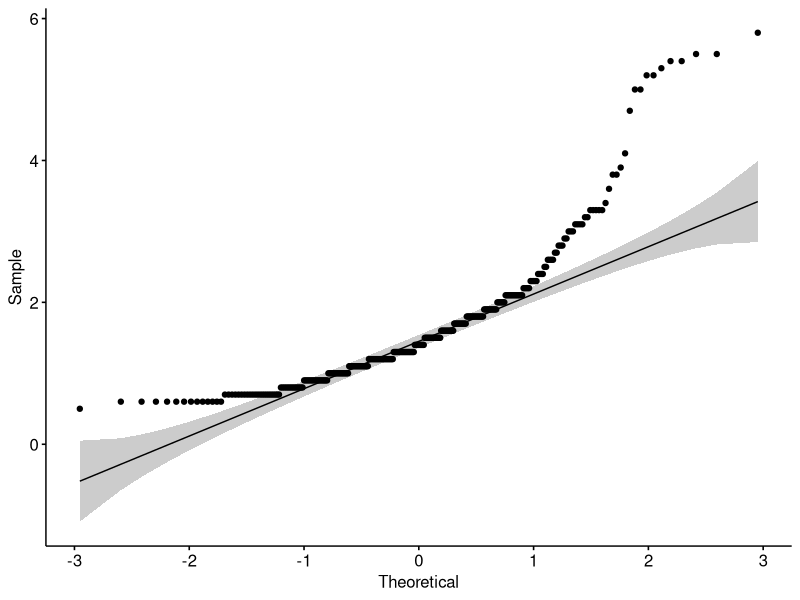
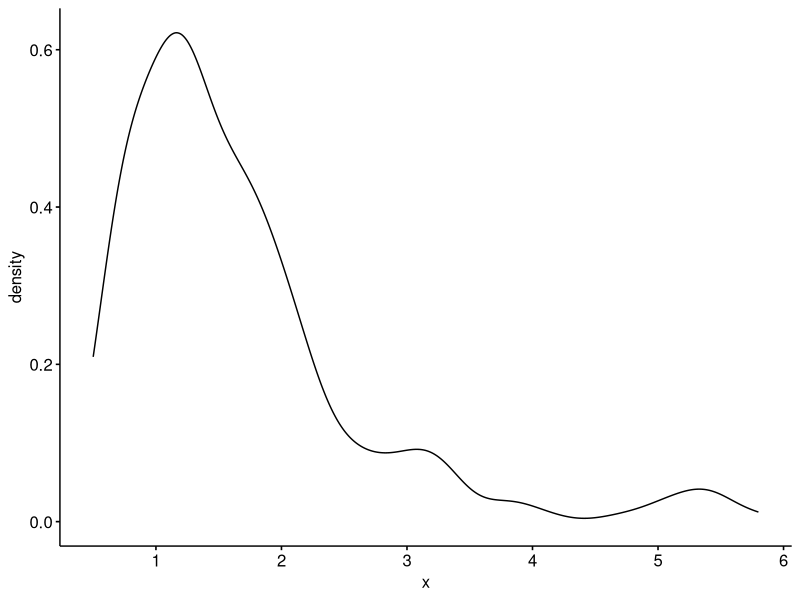

Here is the R script that generated these plots, in order: (Note: this script raises an error after producing the figures.)
## ---- chunk 1
library(tidyverse)
library(ggplot2)
#install.packages("gganimate")
#library(gganimate)
library("ggpubr")
library(ggsci)
## ---- chunk 2
setwd("~/OneDrive\ -\ Michigan\ State\ University/Manning_lab/Mastitis_project/GitHub/data/assembly")

#merging 2 files same ID --> first column on both files
metaquast_ref =read.table("metaquast_reference.csv", sep = ",", header = TRUE,  na.strings = "",check.names = F) 
metaquast_noalign =read.table("metaquast_not_aligned.csv", sep = ",", header = TRUE,  na.strings = "",check.names = F) 
metaquast_combref =read.table("metaquast_combined_reference.csv", sep = ",", header = TRUE,  na.strings = "",check.names = F) 
## ---- chunk 3
shapiro.test(metaquast_ref$`N50 (Kbp)`) #significant p-value = non normal
## ---- chunk 4
ggqqplot(metaquast_ref$`N50 (Kbp)`) #Q-Q plot (or quantile-quantile plot) draws the correlation between a given sample and the normal distribution. A 45-degree reference line is also plotted.
#http://www.sthda.com/english/wiki/normality-test-in-r
## ---- chunk 5
ggdensity(metaquast_ref$`N50 (Kbp)`)
#if it is not normal use nonparametric methods = Wilcoxon
## ---- chunk 6
total = metaquast_combref %>%
  select(assembler, `N50 (Kbp)`)
wilcox.test(data = total,  `N50 (Kbp)` ~ assembler, alternative = c("two.sided", "less", "greater"), paired = F, conf.level = 0.95)

#the total CFU/g is greather in Group A in block 5. The other blocks had similar number of CFU between groups. No significant fdifference overall
## ---- chunk 7
N50_ref = metaquast_ref %>%
  ggplot(aes(y = `N50 (Kbp)`, x = assembler, fill = assembler)) + 
  geom_boxplot(outlier.shape = NA) + 
  geom_point(alpha=0.2, position =  position_jitterdodge(), size = 2.5) +
 labs(x="Assembler",fill = "Assembler") + 
  theme(panel.grid.major = element_blank(), panel.grid.minor = element_blank()) + 
  theme_classic() + 
  theme(axis.text = element_text(colour = "black"), strip.text = element_text(colour = "black"),legend.position = "none") +
  stat_compare_means(label.y = 6, label.x.npc = .3) +
  scale_fill_aaas()
N50_ref
## ---- chunk 8
L75_ref = metaquast_ref %>%
  ggplot(aes(y = `L75 (K)`, x = assembler, fill = assembler)) + 
  geom_boxplot(outlier.shape = NA) + 
  geom_point(alpha=0.2, position =  position_jitterdodge(), size = 2.5) +
 labs(x="Assembler",fill = "Assembler") + 
  theme(panel.grid.major = element_blank(), panel.grid.minor = element_blank()) + 
  theme_classic() + 
  theme(axis.text = element_text(colour = "black"), strip.text = element_text(colour = "black"),legend.position = "none") +
  stat_compare_means(label.y = 1100, label.x.npc = .3) +
  scale_fill_aaas()
L75_ref
## ---- chunk 9
largest_ref = metaquast_ref %>%
  ggplot(aes(y = `Largest contig (Kbp)`, x = assembler, fill = assembler)) + 
  geom_boxplot(outlier.shape = NA) + 
  geom_point(alpha=0.2, position =  position_jitterdodge(), size = 2.5) +
 labs(x="Assembler",fill = "Assembler") + 
  theme(panel.grid.major = element_blank(), panel.grid.minor = element_blank()) + 
  theme_classic() + 
  theme(axis.text = element_text(colour = "black"), strip.text = element_text(colour = "black"),legend.position = "none") +
  stat_compare_means(label.y = 6, label.x.npc = .3) +
  scale_fill_aaas()
largest_ref
## ---- chunk 10
length_ref = metaquast_ref %>%
  ggplot(aes(y = `Length (Mbp)`, x = assembler, fill = assembler)) + 
  geom_boxplot(outlier.shape = NA) + 
  geom_point(alpha=0.2, position =  position_jitterdodge(), size = 2.5) +
 labs(x="Assembler",fill = "Assembler") + 
  theme(panel.grid.major = element_blank(), panel.grid.minor = element_blank()) + 
  theme_classic() + 
  theme(axis.text = element_text(colour = "black"), strip.text = element_text(colour = "black"),legend.position = "none") +
  stat_compare_means(label.y = 2.8, label.x.npc = .3) +
  scale_fill_aaas()
length_ref
## ---- chunk 11
mismatch_ref = metaquast_ref %>%
  ggplot(aes(y = `Mismatches/100kbp`, x = assembler, fill = assembler)) + 
  geom_boxplot(outlier.shape = NA) + 
  geom_point(alpha=0.2, position =  position_jitterdodge(), size = 2.5) +
 labs(x="Assembler",fill = "Assembler") + 
  theme(panel.grid.major = element_blank(), panel.grid.minor = element_blank()) + 
  theme_classic() + 
  theme(axis.text = element_text(colour = "black"), strip.text = element_text(colour = "black"),legend.position = "none") +
  stat_compare_means(label.y = 7800, label.x.npc = .3) +
  scale_fill_aaas()
mismatch_ref
## ---- chunk 12
misassem_ref = metaquast_ref %>%
  ggplot(aes(y = Misassemblies, x = assembler, fill = assembler)) + 
  geom_boxplot(outlier.shape = NA) + 
  geom_point(alpha=0.2, position =  position_jitterdodge(), size = 2.5) +
 labs(x="Assembler",fill = "Assembler") + 
  theme(panel.grid.major = element_blank(), panel.grid.minor = element_blank()) + 
  theme_classic() + 
  theme(axis.text = element_text(colour = "black"), strip.text = element_text(colour = "black"),legend.position = "none") +
  stat_compare_means(label.y = 75, label.x.npc = .3) +
  scale_fill_aaas()
misassem_ref
## ---- chunk 13
indels_ref = metaquast_ref %>%
  ggplot(aes(y = `Indels/100kbp`, x = assembler, fill = assembler)) + 
  geom_boxplot(outlier.shape = NA) + 
  geom_point(alpha=0.2, position =  position_jitterdodge(), size = 2.5) +
 labs(x="Assembler",fill = "Assembler") + 
  theme(panel.grid.major = element_blank(), panel.grid.minor = element_blank()) + 
  theme_classic() + 
  theme(axis.text = element_text(colour = "black"), strip.text = element_text(colour = "black"),legend.position = "none") +
  stat_compare_means(label.y = 600, label.x.npc = .3) +
  scale_fill_aaas()
indels_ref
## ---- chunk 14
genofra_ref = metaquast_ref %>%
  ggplot(aes(y = `Genome Fraction`, x = assembler, fill = assembler)) + 
  geom_boxplot(outlier.shape = NA) + 
  geom_point(alpha=0.2, position =  position_jitterdodge(), size = 2.5) +
 labs(x="Assembler",fill = "Assembler") + 
  theme(panel.grid.major = element_blank(), panel.grid.minor = element_blank()) + 
  theme_classic() + 
  theme(axis.text = element_text(colour = "black"), strip.text = element_text(colour = "black"),legend.position = "none") +
  stat_compare_means(label.y = .5, label.x.npc = .3) +
  scale_fill_aaas()
genofra_ref
## ---- chunk 15
N50_comb = metaquast_combref %>%
  ggplot(aes(y = `N50 (Kbp)`, x = assembler, fill = assembler)) + 
  geom_boxplot(outlier.shape = NA) + 
  geom_point(alpha=0.2, position =  position_jitterdodge(), size = 2.5) +
 labs(x="Assembler",fill = "Assembler") + 
  theme(panel.grid.major = element_blank(), panel.grid.minor = element_blank()) + 
  theme_classic() + 
  theme(axis.text = element_text(colour = "black"), strip.text = element_text(colour = "black"),legend.position = "none") +
  stat_compare_means(label.y = 1.05, label.x.npc = .3) +
  scale_fill_aaas()
N50_comb
## ---- chunk 16
L75_comb = metaquast_combref %>%
  ggplot(aes(y = `L75 (K)`, x = assembler, fill = assembler)) + 
  geom_boxplot(outlier.shape = NA) + 
  geom_point(alpha=0.2, position =  position_jitterdodge(), size = 2.5) +
 labs(x="Assembler",fill = "Assembler") + 
  theme(panel.grid.major = element_blank(), panel.grid.minor = element_blank()) + 
  theme_classic() + 
  theme(axis.text = element_text(colour = "black"), strip.text = element_text(colour = "black"),legend.position = "none") +
  stat_compare_means(label.y = 23000, label.x.npc = .3) +
  scale_fill_aaas()
L75_comb
## ---- chunk 17
largest_comb = metaquast_combref %>%
  ggplot(aes(y = `Largest contig (Kbp)`, x = assembler, fill = assembler)) + 
  geom_boxplot(outlier.shape = NA) + 
  geom_point(alpha=0.2, position =  position_jitterdodge(), size = 2.5) +
 labs(x="Assembler",fill = "Assembler") + 
  theme(panel.grid.major = element_blank(), panel.grid.minor = element_blank()) + 
  theme_classic() + 
  theme(axis.text = element_text(colour = "black"), strip.text = element_text(colour = "black"),legend.position = "none") +
  stat_compare_means(label.y = 125, label.x.npc = .3) +
  scale_fill_aaas()
largest_comb
## ---- chunk 18
length_comb = metaquast_combref %>%
  ggplot(aes(y = `Length (Mbp)`, x = assembler, fill = assembler)) + 
  geom_boxplot(outlier.shape = NA) + 
  geom_point(alpha=0.2, position =  position_jitterdodge(), size = 2.5) +
 labs(x="Assembler",fill = "Assembler") + 
  theme(panel.grid.major = element_blank(), panel.grid.minor = element_blank()) + 
  theme_classic() + 
  theme(axis.text = element_text(colour = "black"), strip.text = element_text(colour = "black"),legend.position = "none") +
  stat_compare_means(label.y = 30, label.x.npc = .3) +
  scale_fill_aaas()
length_comb
## ---- chunk 19
mismatch_comb = metaquast_combref %>%
  ggplot(aes(y = `Mismatches/100kbp`, x = assembler, fill = assembler)) + 
  geom_boxplot(outlier.shape = NA) + 
  geom_point(alpha=0.2, position =  position_jitterdodge(), size = 2.5) +
 labs(x="Assembler",fill = "Assembler") + 
  theme(panel.grid.major = element_blank(), panel.grid.minor = element_blank()) + 
  theme_classic() + 
  theme(axis.text = element_text(colour = "black"), strip.text = element_text(colour = "black"),legend.position = "none") +
  stat_compare_means(label.y = 7800, label.x.npc = .3) +
  scale_fill_aaas()
mismatch_comb
## ---- chunk 20
misassem_comb = metaquast_combref %>%
  ggplot(aes(y = Misassemblies, x = assembler, fill = assembler)) + 
  geom_boxplot(outlier.shape = NA) + 
  geom_point(alpha=0.2, position =  position_jitterdodge(), size = 2.5) +
 labs(x="Assembler",fill = "Assembler") + 
  theme(panel.grid.major = element_blank(), panel.grid.minor = element_blank()) + 
  theme_classic() + 
  theme(axis.text = element_text(colour = "black"), strip.text = element_text(colour = "black"),legend.position = "none") +
  stat_compare_means(label.y = 150, label.x.npc = .3) +
  scale_fill_aaas()
misassem_comb
## ---- chunk 21
indels_comb = metaquast_combref %>%
  ggplot(aes(y = `Indels/100kbp`, x = assembler, fill = assembler)) + 
  geom_boxplot(outlier.shape = NA) + 
  geom_point(alpha=0.2, position =  position_jitterdodge(), size = 2.5) +
 labs(x="Assembler",fill = "Assembler") + 
  theme(panel.grid.major = element_blank(), panel.grid.minor = element_blank()) + 
  theme_classic() + 
  theme(axis.text = element_text(colour = "black"), strip.text = element_text(colour = "black"),legend.position = "none") +
  stat_compare_means(label.y = 120, label.x.npc = .3) +
  scale_fill_aaas()
indels_comb
## ---- chunk 22
genofra_comb = metaquast_combref %>%
  ggplot(aes(y = `Genome Fraction`, x = assembler, fill = assembler)) + 
  geom_boxplot(outlier.shape = NA) + 
  geom_point(alpha=0.2, position =  position_jitterdodge(), size = 2.5) +
 labs(x="Assembler",fill = "Assembler") + 
  theme(panel.grid.major = element_blank(), panel.grid.minor = element_blank()) + 
  theme_classic() + 
  theme(axis.text = element_text(colour = "black"), strip.text = element_text(colour = "black"),legend.position = "none") +
  stat_compare_means(label.y = .075, label.x.npc = .3) +
  scale_fill_aaas()
genofra_comb
## ---- chunk 23
N50_na = metaquast_noalign %>%
  ggplot(aes(y = `N50 (Kbp)`, x = assembler, fill = assembler)) + 
  geom_boxplot(outlier.shape = NA) + 
  geom_point(alpha=0.2, position =  position_jitterdodge(), size = 2.5) +
 labs(x="Assembler",fill = "Assembler") + 
  theme(panel.grid.major = element_blank(), panel.grid.minor = element_blank()) + 
  theme_classic() + 
  theme(axis.text = element_text(colour = "black"), strip.text = element_text(colour = "black"),legend.position = "none") +
  stat_compare_means(label.y = .95, label.x.npc = .3) +
  scale_fill_aaas()
N50_na
## ---- chunk 24
L50_na = metaquast_noalign %>%
  ggplot(aes(y = `L50 (K)`, x = assembler, fill = assembler)) + 
  geom_boxplot(outlier.shape = NA) + 
  geom_point(alpha=0.2, position =  position_jitterdodge(), size = 2.5) +
 labs(x="Assembler",fill = "Assembler") + 
  theme(panel.grid.major = element_blank(), panel.grid.minor = element_blank()) + 
  theme_classic() + 
  theme(axis.text = element_text(colour = "black"), strip.text = element_text(colour = "black"),legend.position = "none") +
  stat_compare_means(label.y = 12, label.x.npc = .3) +
  scale_fill_aaas()
L50_na
## ---- chunk 25
L75_na = metaquast_noalign %>%
  ggplot(aes(y = `L75 (K)`, x = assembler, fill = assembler)) + 
  geom_boxplot(outlier.shape = NA) + 
  geom_point(alpha=0.2, position =  position_jitterdodge(), size = 2.5) +
 labs(x="Assembler",fill = "Assembler") + 
  theme(panel.grid.major = element_blank(), panel.grid.minor = element_blank()) + 
  theme_classic() + 
  theme(axis.text = element_text(colour = "black"), strip.text = element_text(colour = "black"),legend.position = "none") +
  stat_compare_means(label.y = 23000, label.x.npc = .3) +
  scale_fill_aaas()
L75_na
## ---- chunk 26
L75_na = metaquast_noalign %>%
  ggplot(aes(y = `L75 (K)`, x = assembler, fill = assembler)) + 
  geom_boxplot(outlier.shape = NA) + 
  geom_point(alpha=0.2, position =  position_jitterdodge(), size = 2.5) +
 labs(x="Assembler",fill = "Assembler") + 
  theme(panel.grid.major = element_blank(), panel.grid.minor = element_blank()) + 
  theme_classic() + 
  theme(axis.text = element_text(colour = "black"), strip.text = element_text(colour = "black"),legend.position = "none") +
  stat_compare_means(label.y = 23000, label.x.npc = .3) +
  scale_fill_aaas()
L75_na
## ---- chunk 27
largest_na = metaquast_noalign %>%
  ggplot(aes(y = `Largest contig (Kbp)`, x = assembler, fill = assembler)) + 
  geom_boxplot(outlier.shape = NA) + 
  geom_point(alpha=0.2, position =  position_jitterdodge(), size = 2.5) +
 labs(x="Assembler",fill = "Assembler") + 
  theme(panel.grid.major = element_blank(), panel.grid.minor = element_blank()) + 
  theme_classic() + 
  theme(axis.text = element_text(colour = "black"), strip.text = element_text(colour = "black"),legend.position = "none") +
  stat_compare_means(label.y = 125, label.x.npc = .3) +
  scale_fill_aaas()
largest_na
## ---- chunk 28
length_na = metaquast_noalign %>%
  ggplot(aes(y = `Length (Mbp)`, x = assembler, fill = assembler)) + 
  geom_boxplot(outlier.shape = NA) + 
  geom_point(alpha=0.2, position =  position_jitterdodge(), size = 2.5) +
 labs(x="Assembler",fill = "Assembler") + 
  theme(panel.grid.major = element_blank(), panel.grid.minor = element_blank()) + 
  theme_classic() + 
  theme(axis.text = element_text(colour = "black"), strip.text = element_text(colour = "black"),legend.position = "none") +
  stat_compare_means(label.y = 30, label.x.npc = .3) +
  scale_fill_aaas()
length_na
## ---- chunk 29
not_aligned_plots = ggarrange(N50_na,L75_na,largest_na,length_na,nrow = 1)
not_aligned_plots
## ---- chunk 30
combinedref_plots = ggarrange(N50_comb,L75_comb,largest_comb,length_comb,misassem_comb,mismatch_comb,indels_comb,genofra_comb,nrow = 2,ncol=4)
combinedref_plots
## ---- chunk 31
ref_plots = ggarrange(N50_ref,L75_ref,largest_ref,length_ref,misassem_ref,mismatch_ref,indels_ref,genofra_ref,nrow = 2,ncol=4)
ref_plots
## ---- chunk 32
assembly_plots = ggarrange(ref_plots,combinedref_plots,not_aligned_plots,nrow=3, labels = c("A","B","C"), heights = c(1,1,.5))
assembly_plots
## ---- chunk 33
setwd("/Users/karlavasco/OneDrive\ -\ Michigan\ State\ University/Manning_lab/AMR/results/QUAST")

# mm to inch
setWidth = 10

# font size in pt
setFontSize = 4

# 1 in R = 0.75pt, so 0.25pt is specified as 
setLwd <- 0.25/0.75    


pdf(file='metaQUAST_combref.pdf',width=setWidth,height=10,pointsize=setFontSize)
assembly_plots
dev.off()
## ---- chunk 34
setwd("/Users/karlavasco/OneDrive\ -\ Michigan\ State\ University/Manning_lab/AMR/results/QUAST")

# mm to inch
setWidth = 11

# font size in pt
setFontSize = 4

# 1 in R = 0.75pt, so 0.25pt is specified as 
setLwd <- 0.25/0.75    


pdf(file='metaQUAST_combref.pdf',width=setWidth,height=6,pointsize=setFontSize)
combinedref_plots
dev.off()
